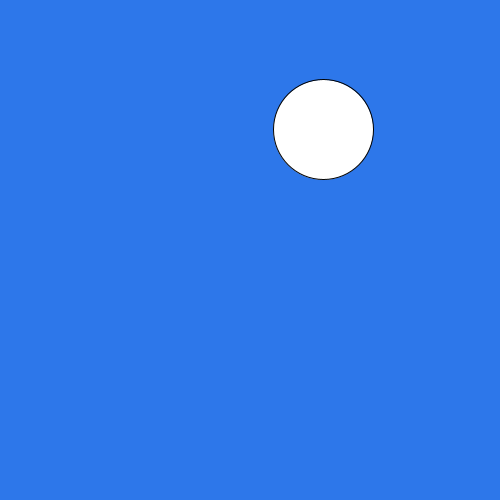
Frame 1 (no input)
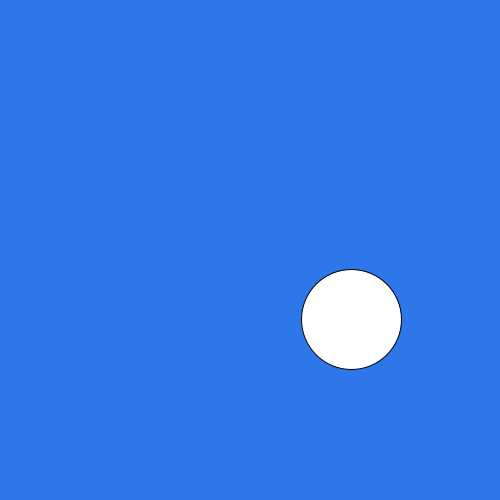
Frame 60 (the mouse pressed at the canvas centre just before this capture)
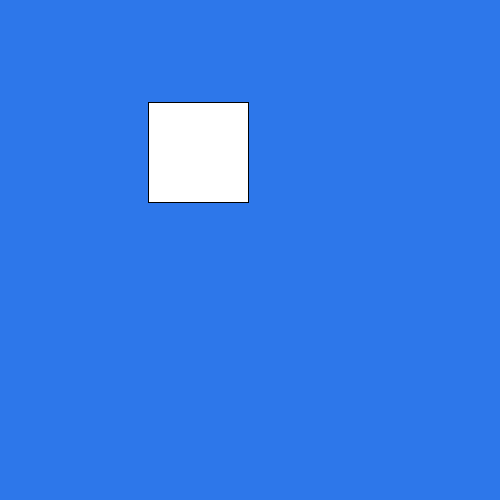
Frame 120 (the mouse held since frame 60 and released just before this capture)

The Processing sketch that drew these frames (run headless with seeded random() and noise(); from frame 60 on, the mouse is pressed at the canvas centre):

// Processing sketch: sketch_91
// ── sketch_91.pde
// fun programming #91
// timelines tell a story

void setup() {
	size(500,500);
	background(#2D77EA);
}

void scene1() {
	ellipse(random(width), random(height), 100, 100);
}

void scene2() {
	rect(random(width), random(height), 100, 100);
}

void scene3() {
	float x = random(width);
	line(x, 0, x, height);
}

void draw() {
	background(#2D77EA);
	int m = millis();
	println(m);

	if(m < 2000) {
		scene1();
	} else if (m < 12000) {
		scene2();
	} else if (m < 17000) {
		scene3();
	} else {
		noLoop();
	}
}
